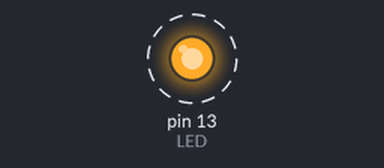
This sketch was run on a simulated Arduino Uno, built with avr-gcc and run on an emulated ATmega328P. Parts: output pins drawn as LEDs (lit = HIGH). Dashed ring = blinking. What the sketch prints to the serial monitor is not drawn.

Above: at 0.2 s.
Timing chart, 0 to 3.0 s (numbered marks = the images above):
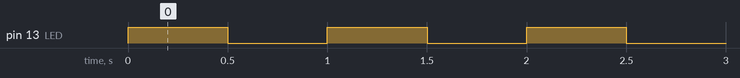

The sketch:

teste_blink.ino
```cpp
// Teste básico: pisca o LED da placa (pino 13) e manda mensagens pela serial.
// Se o LED piscar e o monitor serial mostrar "tick N", placa + upload estão OK.

const int LED = LED_BUILTIN;  // pino 13 no Uno/Nano
unsigned long contador = 0;

void setup() {
  pinMode(LED, OUTPUT);
  Serial.begin(9600);
  Serial.println("Arduino vivo!");
}

void loop() {
  digitalWrite(LED, HIGH);
  delay(500);
  digitalWrite(LED, LOW);
  delay(500);
  Serial.print("tick ");
  Serial.println(contador++);
}
```

Measured:
- by itself, pin 13 (LED): alternates HIGH for 0.50 s and LOW for 0.50 s
